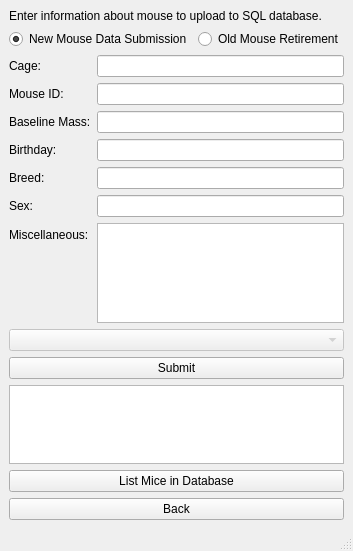
<?xml version="1.0" encoding="UTF-8"?>
<ui version="4.0">
 <class>mouse</class>
 <widget class="QMainWindow" name="mouse">
  <property name="geometry">
   <rect>
    <x>0</x>
    <y>0</y>
    <width>314</width>
    <height>551</height>
   </rect>
  </property>
  <property name="windowTitle">
   <string>MainWindow</string>
  </property>
  <widget class="QWidget" name="centralwidget">
   <layout class="QVBoxLayout" name="verticalLayout">
    <item>
     <widget class="QLabel" name="instructionLabel">
      <property name="text">
       <string>Enter information about mouse to upload to SQL database.</string>
      </property>
      <property name="wordWrap">
       <bool>false</bool>
      </property>
     </widget>
    </item>
    <item>
     <layout class="QHBoxLayout" name="horizontalLayout">
      <item>
       <widget class="QRadioButton" name="newMouseRadioButton">
        <property name="text">
         <string>New Mouse Data Submission</string>
        </property>
        <property name="checked">
         <bool>true</bool>
        </property>
       </widget>
      </item>
      <item>
       <widget class="QRadioButton" name="oldMouseRadioButton">
        <property name="text">
         <string>Old Mouse Retirement</string>
        </property>
       </widget>
      </item>
     </layout>
    </item>
    <item>
     <layout class="QFormLayout" name="formLayout_2">
      <item row="0" column="0">
       <widget class="QLabel" name="cageLabel">
        <property name="mouseTracking">
         <bool>false</bool>
        </property>
        <property name="toolTip">
         <string>integers only between 0 and 2,147,483,647</string>
        </property>
        <property name="toolTipDuration">
         <number>-1</number>
        </property>
        <property name="whatsThis">
         <string/>
        </property>
        <property name="accessibleDescription">
         <string/>
        </property>
        <property name="text">
         <string>Cage:</string>
        </property>
       </widget>
      </item>
      <item row="0" column="1">
       <widget class="QLineEdit" name="cageLineEdit">
        <property name="toolTip">
         <string/>
        </property>
        <property name="whatsThis">
         <string/>
        </property>
        <property name="accessibleDescription">
         <string/>
        </property>
        <property name="maxLength">
         <number>10</number>
        </property>
       </widget>
      </item>
      <item row="1" column="0">
       <widget class="QLabel" name="mouseIdLabel">
        <property name="toolTip">
         <string>integers only between 0 and 127</string>
        </property>
        <property name="text">
         <string>Mouse ID:</string>
        </property>
       </widget>
      </item>
      <item row="1" column="1">
       <widget class="QLineEdit" name="mouseIdLineEdit">
        <property name="maxLength">
         <number>3</number>
        </property>
       </widget>
      </item>
      <item row="2" column="0">
       <widget class="QLabel" name="massLabel">
        <property name="toolTip">
         <string>number of digits cannot exceed number of x's on either side of decimal xxxxxx.xxxx (units in grams)</string>
        </property>
        <property name="text">
         <string>Baseline Mass:</string>
        </property>
       </widget>
      </item>
      <item row="2" column="1">
       <widget class="QLineEdit" name="massLineEdit">
        <property name="toolTip">
         <string/>
        </property>
        <property name="maxLength">
         <number>11</number>
        </property>
       </widget>
      </item>
      <item row="3" column="0">
       <widget class="QLabel" name="birthdayLabel">
        <property name="toolTip">
         <string>YYYY-MM-DD</string>
        </property>
        <property name="text">
         <string>Birthday:</string>
        </property>
       </widget>
      </item>
      <item row="3" column="1">
       <widget class="QLineEdit" name="birthdayLineEdit">
        <property name="toolTip">
         <string/>
        </property>
        <property name="maxLength">
         <number>10</number>
        </property>
       </widget>
      </item>
      <item row="4" column="0">
       <widget class="QLabel" name="breedLabel">
        <property name="toolTip">
         <string>20 character limit</string>
        </property>
        <property name="text">
         <string>Breed:</string>
        </property>
       </widget>
      </item>
      <item row="4" column="1">
       <widget class="QLineEdit" name="breedLineEdit">
        <property name="toolTip">
         <string/>
        </property>
        <property name="maxLength">
         <number>20</number>
        </property>
       </widget>
      </item>
      <item row="5" column="0">
       <widget class="QLabel" name="sexLabel">
        <property name="toolTip">
         <string>'m' or 'f' (without apostrophes)</string>
        </property>
        <property name="text">
         <string>Sex:</string>
        </property>
       </widget>
      </item>
      <item row="5" column="1">
       <widget class="QLineEdit" name="sexLineEdit">
        <property name="toolTip">
         <string/>
        </property>
        <property name="maxLength">
         <number>1</number>
        </property>
       </widget>
      </item>
      <item row="6" column="0">
       <widget class="QLabel" name="miscLabel">
        <property name="toolTip">
         <string>8000 character limit</string>
        </property>
        <property name="text">
         <string>Miscellaneous:</string>
        </property>
       </widget>
      </item>
      <item row="6" column="1">
       <widget class="QTextEdit" name="miscTextEdit">
        <property name="sizePolicy">
         <sizepolicy hsizetype="Expanding" vsizetype="Fixed">
          <horstretch>0</horstretch>
          <verstretch>0</verstretch>
         </sizepolicy>
        </property>
        <property name="maximumSize">
         <size>
          <width>16777215</width>
          <height>100</height>
         </size>
        </property>
        <property name="html">
         <string>&lt;!DOCTYPE HTML PUBLIC &quot;-//W3C//DTD HTML 4.0//EN&quot; &quot;http://www.w3.org/TR/REC-html40/strict.dtd&quot;&gt;
&lt;html&gt;&lt;head&gt;&lt;meta name=&quot;qrichtext&quot; content=&quot;1&quot; /&gt;&lt;style type=&quot;text/css&quot;&gt;
p, li { white-space: pre-wrap; }
&lt;/style&gt;&lt;/head&gt;&lt;body style=&quot; font-family:'MS Shell Dlg 2'; font-size:8.25pt; font-weight:400; font-style:normal;&quot;&gt;
&lt;p style=&quot;-qt-paragraph-type:empty; margin-top:0px; margin-bottom:0px; margin-left:0px; margin-right:0px; -qt-block-indent:0; text-indent:0px; font-family:'MS Shell Dlg 2';&quot;&gt;&lt;br /&gt;&lt;/p&gt;&lt;/body&gt;&lt;/html&gt;</string>
        </property>
       </widget>
      </item>
     </layout>
    </item>
    <item>
     <widget class="QComboBox" name="mouse_combo_box">
      <property name="enabled">
       <bool>false</bool>
      </property>
     </widget>
    </item>
    <item>
     <widget class="QPushButton" name="submitPushButton">
      <property name="text">
       <string>Submit</string>
      </property>
     </widget>
    </item>
    <item>
     <widget class="QTextBrowser" name="messageTextBrowser">
      <property name="html">
       <string>&lt;!DOCTYPE HTML PUBLIC &quot;-//W3C//DTD HTML 4.0//EN&quot; &quot;http://www.w3.org/TR/REC-html40/strict.dtd&quot;&gt;
&lt;html&gt;&lt;head&gt;&lt;meta name=&quot;qrichtext&quot; content=&quot;1&quot; /&gt;&lt;style type=&quot;text/css&quot;&gt;
p, li { white-space: pre-wrap; }
&lt;/style&gt;&lt;/head&gt;&lt;body style=&quot; font-family:'MS Shell Dlg 2'; font-size:8.25pt; font-weight:400; font-style:normal;&quot;&gt;
&lt;p style=&quot;-qt-paragraph-type:empty; margin-top:0px; margin-bottom:0px; margin-left:0px; margin-right:0px; -qt-block-indent:0; text-indent:0px; font-family:'MS Shell Dlg 2';&quot;&gt;&lt;br /&gt;&lt;/p&gt;&lt;/body&gt;&lt;/html&gt;</string>
      </property>
     </widget>
    </item>
    <item>
     <widget class="QPushButton" name="list_mice_push_button">
      <property name="text">
       <string>List Mice in Database</string>
      </property>
     </widget>
    </item>
    <item>
     <widget class="QPushButton" name="backPushButton">
      <property name="text">
       <string>Back</string>
      </property>
     </widget>
    </item>
   </layout>
  </widget>
  <widget class="QMenuBar" name="menubar">
   <property name="geometry">
    <rect>
     <x>0</x>
     <y>0</y>
     <width>314</width>
     <height>21</height>
    </rect>
   </property>
  </widget>
  <widget class="QStatusBar" name="statusbar"/>
 </widget>
 <resources/>
 <connections/>
</ui>
